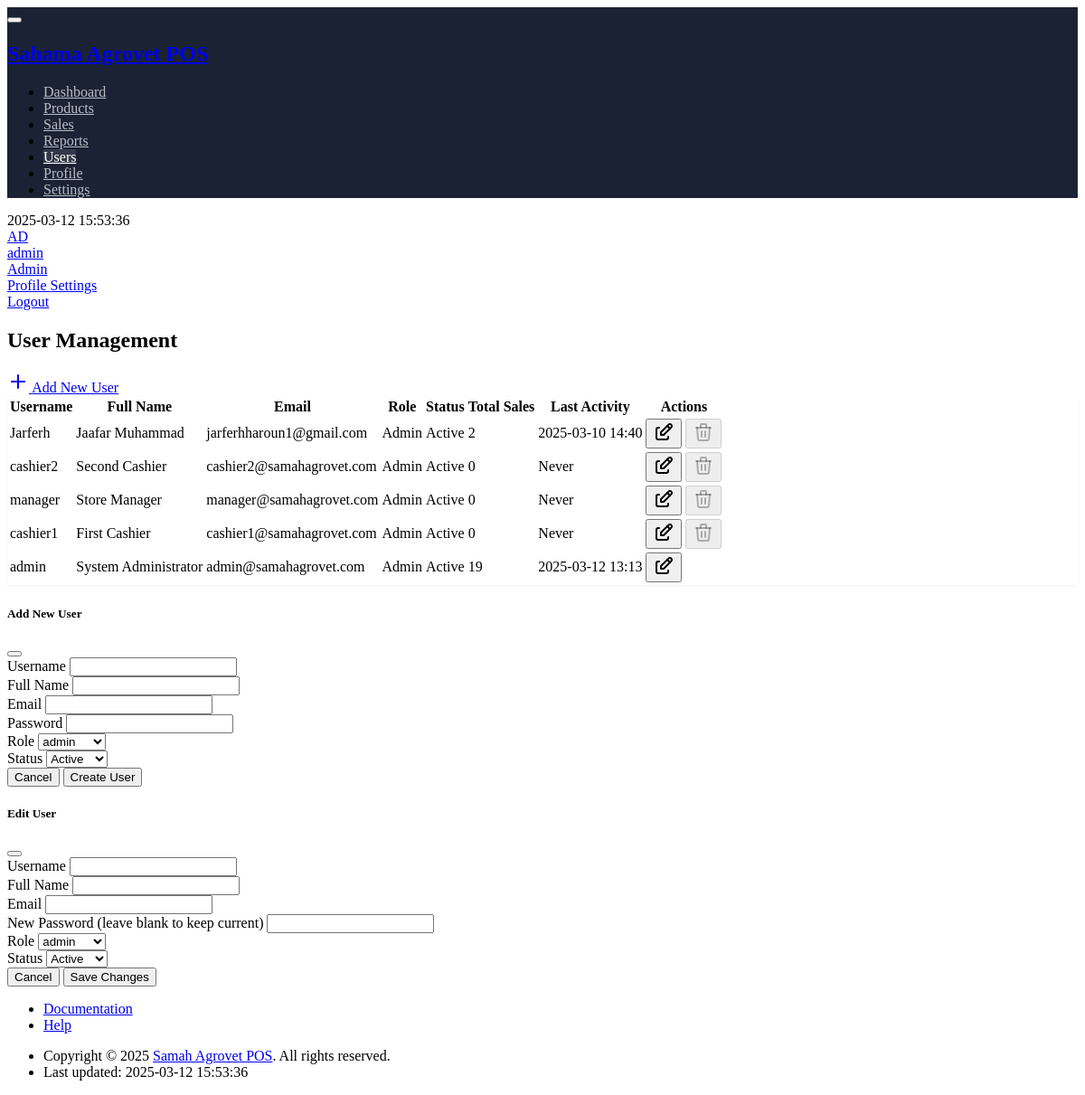
Screenshot of /users.php (signed in) with the database file from the repository.
### tables this page shows
CREATE TABLE `users` (
  `id` int(11) NOT NULL,
  `username` varchar(50) NOT NULL,
  `password` varchar(255) NOT NULL,
  `full_name` varchar(100) NOT NULL,
  `email` varchar(100) DEFAULT NULL,
  `role` enum('admin','manager','cashier','accountant') NOT NULL,
  `status` enum('active','inactive') DEFAULT 'active',
  `created_at` timestamp NOT NULL DEFAULT current_timestamp(),
  `updated_at` timestamp NOT NULL DEFAULT current_timestamp() ON UPDATE current_timestamp(),
  `role_id` int(11) DEFAULT NULL,
  `last_login` timestamp NULL DEFAULT NULL,
  `created_by` int(11) DEFAULT NULL
);

### users.php (the view, shortened to what this page needs)
<?php
require_once 'includes/functions.php';
$users = [];
try {
    $db = Database::getInstance()->getConnection();
    $query = "
        SELECT
            u.*,
            COUNT(s.id) as total_sales,
            MAX(s.created_at) as last_activity
        FROM users u
        LEFT JOIN sales s ON u.id = s.created_by
        GROUP BY u.id
        ORDER BY u.created_at DESC
    ";
    $users = $db->query($query)->fetchAll(PDO::FETCH_ASSOC);
} catch (PDOException $e) {
    $error = "Database error: " . $e->getMessage();
    error_log($e->getMessage());
}
include 'templates/header.php';
?>
<div class="page-wrapper">
    <div class="page-header d-print-none">
        <div class="container-xl">
            <div class="row g-2 align-items-center">
                <div class="col">
                    <h2 class="page-title">
                        User Management
                    </h2>
                </div>
                <div class="col-auto ms-auto d-print-none">
                    <div class="btn-list">
                        <a href="#" class="btn btn-primary d-none d-sm-inline-block" data-bs-toggle="modal" data-bs-target="#addUserModal">
                            <svg xmlns="http://www.w3.org/2000/svg" class="icon" width="24" height="24" viewBox="0 0 24 24" stroke-width="2" stroke="currentColor" fill="none" stroke-linecap="round" stroke-linejoin="round">
                                <path stroke="none" d="M0 0h24v24H0z" fill="none" />
                                <path d="M12 5l0 14" />
                                <path d="M5 12l14 0" />
                            </svg>
                            Add New User
                        </a>
                    </div>
                </div>
            </div>
        </div>
    </div>
    <div class="page-body">
        <div class="container-xl">
            <div class="card">
                <div class="card-body">
                    <div class="table-responsive">
                        <table class="table table-vcenter card-table">
                            <thead>
                                <tr>
                                    <th>Username</th>
                                    <th>Full Name</th>
                                    <th>Email</th>
                                    <th>Role</th>
                                    <th>Status</th>
                                    <th>Total Sales</th>
                                    <th>Last Activity</th>
                                    <th class="w-1">Actions</th>
                                </tr>
                            </thead>
                            <tbody>
                                <?php foreach ($users as $user): ?>
                                    <tr>
                                        <td><?= htmlspecialchars($user['username']) ?></td>
                                        <td><?= htmlspecialchars($user['full_name']) ?></td>
                                        <td><?= htmlspecialchars($user['email']) ?></td>
                                        <td>
                                            <span class="badge bg-<?= $user['role'] === 'admin' ? 'blue' : 'green' ?>-lt">
                                                <?= ucfirst($user['role']) ?>
                                            </span>
                                        </td>
                                        <td>
                                            <span class="badge bg-<?= $user['status'] === 'active' ? 'success' : 'danger' ?>-lt">
                                                <?= ucfirst($user['status']) ?>
                                            </span>
                                        </td>
                                        <td><?= number_format($user['total_sales']) ?></td>
                                        <td><?= $user['last_activity'] ? date('Y-m-d H:i', strtotime($user['last_activity'])) : 'Never' ?></td>
                                        <td>
                                            <div class="btn-list flex-nowrap">
                                                <button class="btn btn-icon btn-primary"
                                                    onclick="editUser(<?= htmlspecialchars(json_encode($user)) ?>)"
                                                    data-bs-toggle="modal"
                                                    data-bs-target="#editUserModal">
                                                </button>
                                                <?php if ($user['id'] != $_SESSION['user_id']): ?>
                                                    <button class="btn btn-icon btn-danger"
                                                        onclick="deleteUser(<?= $user['id'] ?>, '<?= htmlspecialchars($user['username']) ?>')"
                                                        <?= $user['role'] === 'admin' ? 'disabled' : '' ?>>
                                                    </button>
                                                <?php endif; ?>
                                            </div>
                                        </td>
                                    </tr>
                                <?php endforeach; ?>
                            </tbody>
                        </table>
                    </div>
                </div>
            </div>
        </div>
    </div>
</div>
<div class="modal modal-blur fade" id="addUserModal" tabindex="-1" role="dialog" aria-hidden="true">
    <div class="modal-dialog modal-dialog-centered" role="document">
        <div class="modal-content">
            <div class="modal-header">
                <h5 class="modal-title">Add New User</h5>
                <button type="button" class="btn-close" data-bs-dismiss="modal" aria-label="Close"></button>
            </div>
            <form action="actions/user_actions.php" method="post" class="needs-validation" novalidate>
                <div class="modal-body">
                    <div class="mb-3">
                        <label class="form-label required">Username</label>
                        <input type="text" class="form-control" name="username" required>
                    </div>
                    <div class="mb-3">
                        <label class="form-label required">Full Name</label>
                        <input type="text" class="form-control" name="full_name" required>
                    </div>
                    <div class="mb-3">
                        <label class="form-label required">Email</label>
                        <input type="email" class="form-control" name="email" required>
                    </div>
                    <div class="mb-3">
                        <label class="form-label required">Password</label>
                        <input type="password" class="form-control" name="password" required>
                    </div>
                    <div class="mb-3">
                        <label class="form-label required">Role</label>
                        <select class="form-select" name="role_id" required>
                            <?php
                            $roles = $db->query("SELECT id, name FROM roles ORDER BY name")->fetchAll(PDO::FETCH_ASSOC);
                            foreach ($roles as $role): ?>
                                <option value="<?= $role['id'] ?>"><?= htmlspecialchars($role['name']) ?></option>
                            <?php endforeach; ?>
                        </select>
                    </div>
                    <div class="mb-3">
                        <label class="form-label">Status</label>
                        <select class="form-select" name="status">
                            <option value="active">Active</option>
                        </select>
                    </div>
                </div>
                <div class="modal-footer">
                    <button type="button" class="btn btn-link link-secondary" data-bs-dismiss="modal">Cancel</button>
                    <button type="submit" class="btn btn-primary">Create User</button>
                </div>
            </form>
        </div>
    </div>
</div>
<div class="modal modal-blur fade" id="editUserModal" tabindex="-1" role="dialog" aria-hidden="true">
    <div class="modal-dialog modal-dialog-centered" role="document">
        <div class="modal-content">
            <div class="modal-header">
                <h5 class="modal-title">Edit User</h5>
                <button type="button" class="btn-close" data-bs-dismiss="modal" aria-label="Close"></button>
            </div>
            <form action="actions/user_actions.php" method="post" class="needs-validation" novalidate>
                <div class="modal-body">
                    <div class="mb-3">
                        <label class="form-label required">Username</label>
                        <input type="text" class="form-control" name="username" id="edit_username" required>
                    </div>
                    <div class="mb-3">
                        <label class="form-label required">Full Name</label>
                        <input type="text" class="form-control" name="full_name" id="edit_full_name" required>
                    </div>
                    <div class="mb-3">
                        <label class="form-label required">Email</label>
                        <input type="email" class="form-control" name="email" id="edit_email" required>
                    </div>
                    <div class="mb-3">
                        <label class="form-label">New Password (leave blank to keep current)</label>
                        <input type="password" class="form-control" name="password">
                    </div>
                    <div class="mb-3">
                        <label class="form-label required">Role</label>
                        <select class="form-select" name="role_id" id="edit_role_id" required>
                            <?php foreach ($roles as $role): ?>
                                <option value="<?= $role['id'] ?>"><?= htmlspecialchars($role['name']) ?></option>
                            <?php endforeach; ?>
                        </select>
                    </div>
                    <div class="mb-3">
                        <label class="form-label">Status</label>
                        <select class="form-select" name="status" id="edit_status">
                            <option value="active">Active</option>
                        </select>
                    </div>
                </div>
                <div class="modal-footer">
                    <button type="button" class="btn btn-link link-secondary" data-bs-dismiss="modal">Cancel</button>
                    <button type="submit" class="btn btn-primary">Save Changes</button>
                </div>
            </form>
        </div>
    </div>
</div>
<?php include 'templates/footer.php'; ?>

### templates/header.php (style rules this page uses)
:root { --tblr-primary: #206bc4; --tblr-primary-rgb: 32, 107, 196; }
.card { box-shadow: 0 1px 3px rgba(0, 0, 0, 0.05); margin-bottom: 1.5rem; }

### rows the page displays
users: username "Jarferh", full_name "Jaafar Muhammad", email "jarferhharoun1@gmail.com", role "Admin", status "Active", total_sales "2", last_activity "2025-03-10 14:40"
users: username "cashier2", full_name "Second Cashier", email "cashier2@samahagrovet.com", role "Admin", status "Active", total_sales "0", shows "Never"
users: username "manager", full_name "Store Manager", email "manager@samahagrovet.com", role "Admin", status "Active", total_sales "0", shows "Never"
users: username "cashier1", full_name "First Cashier", email "cashier1@samahagrovet.com", role "Admin", status "Active", total_sales "0", shows "Never"
users: username "admin", full_name "System Administrator", email "admin@samahagrovet.com", role "Admin", status "Active", total_sales "19", last_activity "2025-03-12 13:13"

### other values shown
$menuItem['title'] "Dashboard"
$menuItem['title'] "Products"
$menuItem['title'] "Sales"
$menuItem['title'] "Reports"
$menuItem['title'] "Users"
$menuItem['title'] "Profile"
$menuItem['title'] "Settings"
substr($_SESSION['username'], 0, 2) "AD"
$_SESSION['username'] "admin"
$_SESSION['role'] "Admin"
form field role_id "admin"
